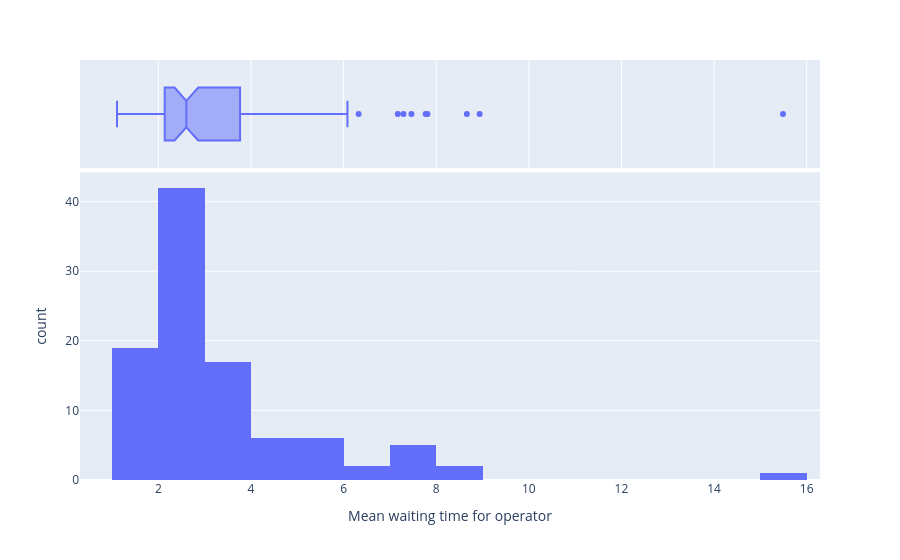

Notebook code cell kept with this figure:
### Markdown cell above
### 2.2. Histogram of mean waiting time

In addition to the box plot we will also add a boxplot to see the median and the lower and upper quartiles of the distribution.

> As an alternative you could try `marginal='violin'` or `marginal='rug'`

### Code cell
fig = px.histogram(results['01_mean_waiting_time'], 
                   labels={'value':'Mean waiting time for operator'}, 
                   marginal="box")

# hide legend
fig.update(layout_showlegend=False)
fig

### Figure 1 — Plotly figure (JSON) as saved in the notebook; plotly's stock layout.template omitted (floating-point values rounded to 4 significant figures)
{"data": [{"bingroup": "x", "hovertemplate": "variable=01_mean_waiting_time<br>Mean waiting time for operator=%{x}<br>count=%{y}<extra></extra>", "legendgroup": "01_mean_waiting_time", "marker": {"color": "#636efa", "pattern": {"shape": ""}}, "name": "01_mean_waiting_time", "orientation": "v", "showlegend": true, "type": "histogram", "x": [2.349, 7.771, 2.597, 2.171, 8.937, 3.147, 2.292, 2.58, 1.944, 2.987, 7.171, 4.363, 1.353, 5.115, 3.212, 2.322, 2.254, 1.297, 5.27, 4.975, 5.058, 2.335, 1.693, 3.146, 2.952, 2.766, 3.076, 2.354, 2.982, 1.551, 2.213, 3.42, 5.547, 3.479, 2.439, 1.363, 7.464, 2.071, 4.395, 4.035, 3.844, 2.134, 2.433, 5.219, 1.677, 3.493, 1.773, 2.413, 1.839, 7.81, 1.241, 3.24, 2.201, 2.594, 2.579, 2.611, 2.142, 3.723, 3.733, 6.083, 1.107, 3.795, 5.154, 1.822, 3.56, 3.698, 1.721, 4.592, 2.862, 4.359, 2.356, 6.324, 2.112, 2.1, 15.49, 2.179, 8.661, 1.714, 2.537, 2.138, 1.653, 2.878, 2.57, 2.796, 2.538, 2.736, 1.904, 1.754, 1.224, 3.324, 7.292, 3.33, 2.1, 2.503, 2.133, 1.288, 2.926, 2.569, 3.996, 2.743], "xaxis": "x", "yaxis": "y"}, {"hovertemplate": "variable=01_mean_waiting_time<br>Mean waiting time for operator=%{x}<extra></extra>", "legendgroup": "01_mean_waiting_time", "marker": {"color": "#636efa"}, "name": "01_mean_waiting_time", "notched": true, "showlegend": false, "type": "box", "x": [2.349, 7.771, 2.597, 2.171, 8.937, 3.147, 2.292, 2.58, 1.944, 2.987, 7.171, 4.363, 1.353, 5.115, 3.212, 2.322, 2.254, 1.297, 5.27, 4.975, 5.058, 2.335, 1.693, 3.146, 2.952, 2.766, 3.076, 2.354, 2.982, 1.551, 2.213, 3.42, 5.547, 3.479, 2.439, 1.363, 7.464, 2.071, 4.395, 4.035, 3.844, 2.134, 2.433, 5.219, 1.677, 3.493, 1.773, 2.413, 1.839, 7.81, 1.241, 3.24, 2.201, 2.594, 2.579, 2.611, 2.142, 3.723, 3.733, 6.083, 1.107, 3.795, 5.154, 1.822, 3.56, 3.698, 1.721, 4.592, 2.862, 4.359, 2.356, 6.324, 2.112, 2.1, 15.49, 2.179, 8.661, 1.714, 2.537, 2.138, 1.653, 2.878, 2.57, 2.796, 2.538, 2.736, 1.904, 1.754, 1.224, 3.324, 7.292, 3.33, 2.1, 2.503, 2.133, 1.288, 2.926, 2.569, 3.996, 2.743], "xaxis": "x2", "yaxis": "y2"}], "layout": {"barmode": "relative", "legend": {"title": {"text": "variable"}, "tracegroupgap": 0}, "margin": {"t": 60}, "showlegend": false, "xaxis": {"anchor": "y", "domain": [0, 1], "title": {"text": "Mean waiting time for operator"}}, "xaxis2": {"anchor": "y2", "domain": [0, 1], "matches": "x", "showgrid": true, "showticklabels": false}, "yaxis": {"anchor": "x", "domain": [0, 0.7326], "title": {"text": "count"}}, "yaxis2": {"anchor": "x2", "domain": [0.7426, 1], "matches": "y2", "showgrid": false, "showline": false, "showticklabels": false, "ticks": ""}}}
